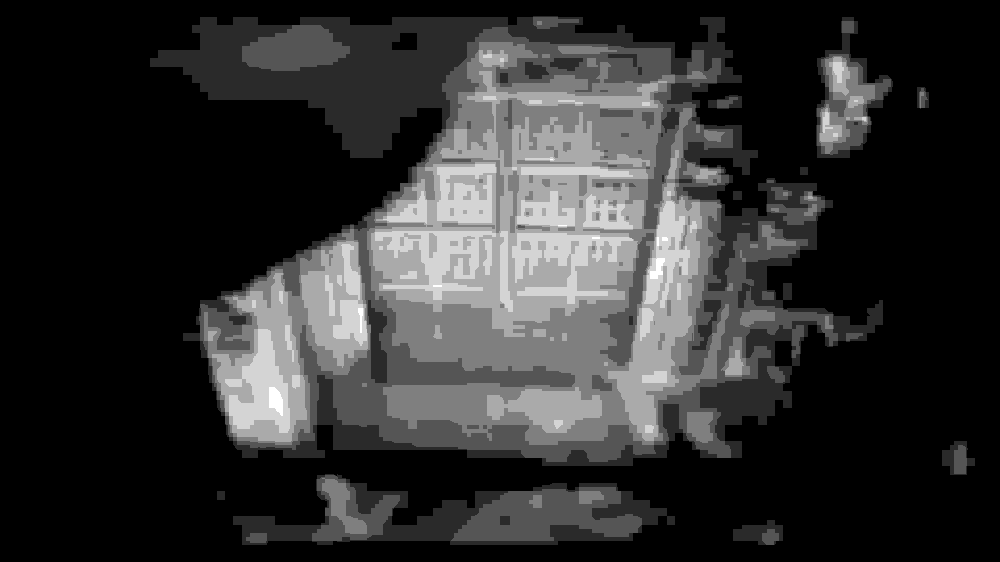
#> input picture temp/frames/frame_00000.png, 1000 x 562 px, shrunk from 1920 x 1080 before the run
$ python dwt.py
#> lines starting #> are read from the running program, lines starting #| are printed output that depends on the picture
#> in load_frame, image is the input picture: shape (562, 1000, 3); min 0, max 6, mean 1.13
### modules/transform/wavelet_utils.py
"""
------------------------------------------------------------
StegaFusion Wavelet Utilities
------------------------------------------------------------
Provides reusable functions for Haar DWT and visualization.

Author      : Yashwanth Gowda M
Version     : 1.0.0
------------------------------------------------------------
"""

from pathlib import Path

import cv2
import numpy as np
import pywt


# ==========================================================
# APPLY HAAR DWT
# ==========================================================

def apply_dwt(channel: np.ndarray):
    """
    Apply one-level Haar DWT.

    Args:
        channel: Single-channel image

    Returns:
        Dictionary containing LL, LH, HL and HH bands.
    """

    LL, (LH, HL, HH) = pywt.dwt2(channel, "haar")
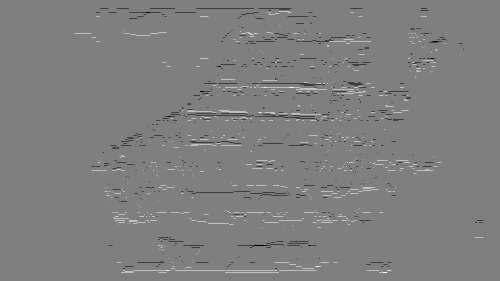
#> LH: shape (281, 500) float64; min -2, max 2, mean -0.00162; drawn with min black and max white
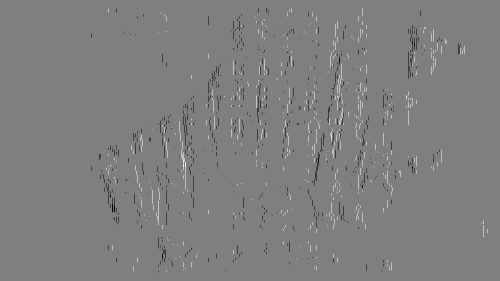
#> HL: shape (281, 500) float64; min -2, max 2, mean -0.00211; drawn with min black and max white
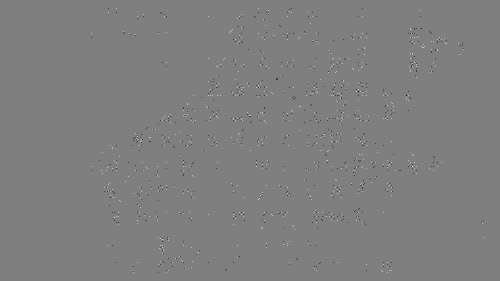
#> HH: shape (281, 500) float64; min -1, max 1, mean -6.76e-05; drawn with min black and max white

    return {
        "LL": LL,
        "LH": LH,
        "HL": HL,
        "HH": HH
    }
# ==========================================================
# APPLY INVERSE DWT
# ==========================================================

# [26 lines left out: function apply_inverse_dwt, not called in this run]

# ==========================================================
# NORMALIZE BAND
# ==========================================================

def normalize_band(band: np.ndarray):

    normalized = cv2.normalize(
        band,
        None,
        0,
        255,
        cv2.NORM_MINMAX
    )

    return normalized.astype(np.uint8)


# ==========================================================
# SAVE BAND
# ==========================================================

def save_band(band: np.ndarray, path: Path):

    cv2.imwrite(str(path), normalize_band(band))

### modules/transform/dwt.py
"""
------------------------------------------------------------
StegaFusion DWT Module
------------------------------------------------------------
Applies one-level Haar DWT to the Blue channel of a video frame.

Author      : Yashwanth Gowda M
Version     : 1.0.0
------------------------------------------------------------
"""

from pathlib import Path

import cv2
import numpy as np

from config.config import PathConfig
from modules.transform.wavelet_utils import (
    apply_dwt,
    save_band
)


# ==========================================================
# LOAD FRAME
# ==========================================================

def load_frame(frame_path: Path) -> np.ndarray:
    """
    Load an image frame.

    Args:
        frame_path (Path): Path to frame image.

    Returns:
        numpy.ndarray
    """

    image = cv2.imread(str(frame_path))

    if image is None:
        raise FileNotFoundError(
            f"Unable to load frame: {frame_path}"
        )

    return image


# ==========================================================
# SPLIT RGB CHANNELS
# ==========================================================

def split_channels(image: np.ndarray):
    """
    Split image into Blue, Green and Red channels.
    """

    blue, green, red = cv2.split(image)

    return blue, green, red


# ==========================================================
# MAIN
# ==========================================================

if __name__ == "__main__":

    print("=" * 70)
    print("StegaFusion Haar DWT Test")
    print("=" * 70)

    # Load first extracted frame
    frame_path = PathConfig.FRAME_DIR / "frame_00000.png"

    image = load_frame(frame_path)

    blue, green, red = split_channels(image)

    # Apply Haar DWT
    bands = apply_dwt(blue)
#> bands = 4 items

    # Create output directory
    dwt_output = PathConfig.TEMP_DIR / "dwt"
    dwt_output.mkdir(parents=True, exist_ok=True)

    # Save all bands
    for band_name, band in bands.items():

        save_path = dwt_output / f"{band_name}.png"

        save_band(
            band,
            save_path
        )

        print(
            f"{band_name:<3} "
            f"Shape: {band.shape} "
            f"Saved: {save_path.name}"
        )
#> this loop made 4 passes
#> band_name on passes 1 to 4: 'LL', 'LH', 'HL', 'HH'
#| LL  Shape: (281, 500) Saved: LL.png
#| LH  Shape: (281, 500) Saved: LH.png
#| HL  Shape: (281, 500) Saved: HL.png
#| HH  Shape: (281, 500) Saved: HH.png

    print()
    print("Haar DWT Completed Successfully!")

$ run again, with temp/frames/frame_00004.png copied over temp/frames/frame_00000.png
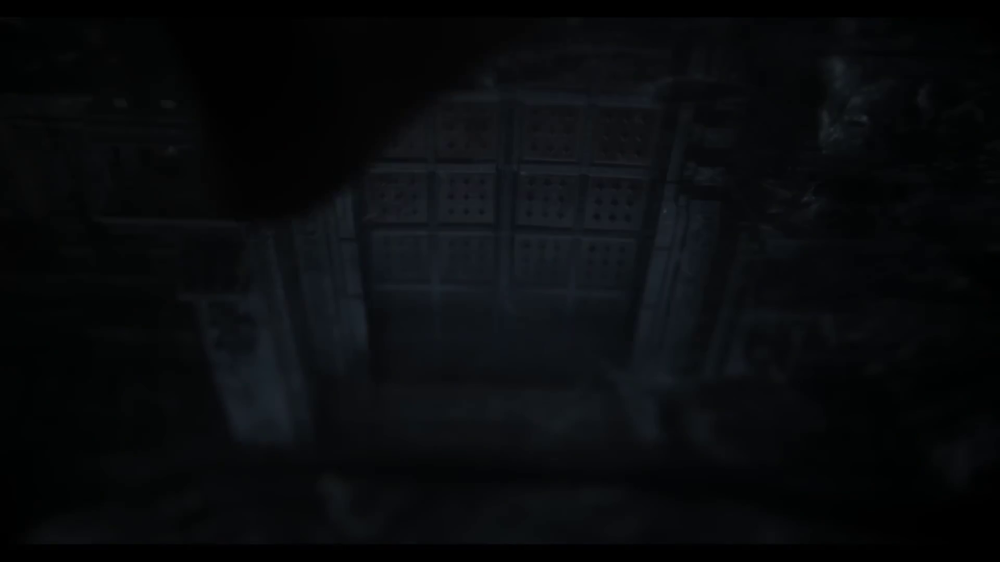
#> input picture temp/frames/frame_00004.png, 1000 x 562 px, shrunk from 1920 x 1080 before the run
#> in load_frame, image is the input picture: shape (562, 1000, 3); mean B, G, R 12.7, 10.6, 8.7
#> in apply_dwt, `LL, (LH, HL, HH) = pywt.dwt2(channel, "haar")`:
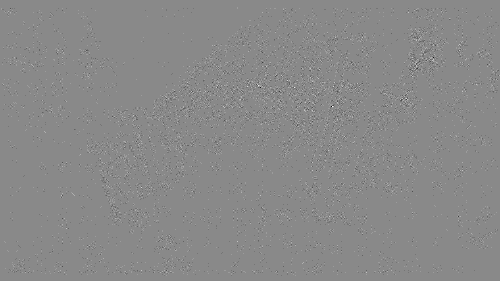
#> HH: shape (281, 500) float64; min -3.5, max 3, mean -0.000281; drawn with min black and max white
#> bands = 4 items
#> the loop `for band_name, band in bands.items(): ` made 4 passes
#> band_name on passes 1 to 4: 'LL', 'LH', 'HL', 'HH'
#> (printed output is left out)
#> pass 1, in normalize_band, `normalized = cv2.normalize( band, None, 0, 255, cv2.NORM_MINMAX )`:
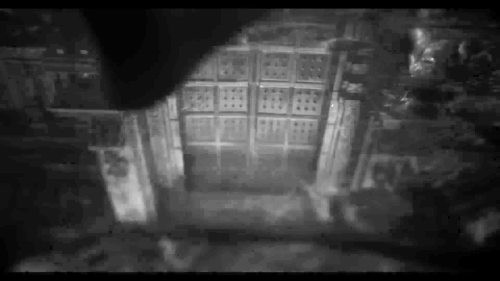
#> normalized: shape (281, 500) float64; min 0, max 255, mean 59.3

$ run again, with temp/frames/frame_00007.png copied over temp/frames/frame_00000.png
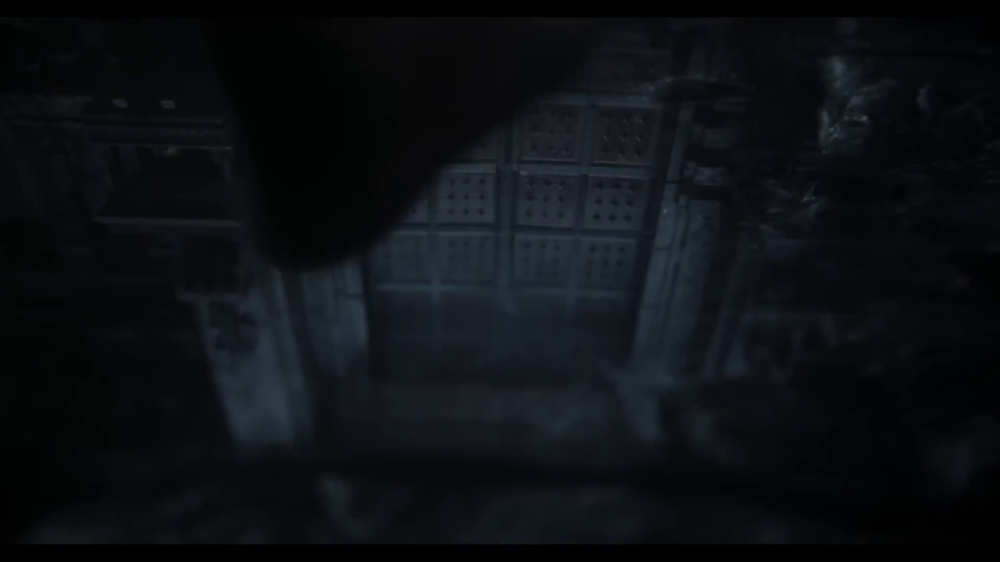
#> input picture temp/frames/frame_00007.png, 1000 x 562 px, shrunk from 1920 x 1080 before the run
#> in load_frame, image is the input picture: shape (562, 1000, 3); mean B, G, R 19.4, 15.4, 12.6
#> in apply_dwt, `LL, (LH, HL, HH) = pywt.dwt2(channel, "haar")`:
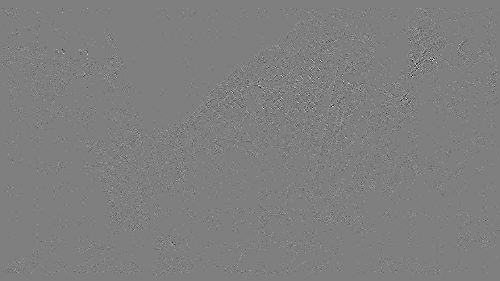
#> HH: shape (281, 500) float64; min -5, max 5, mean 0.000416; drawn with min black and max white
#> bands = 4 items
#> the loop `for band_name, band in bands.items(): ` made 4 passes
#> band_name on passes 1 to 4: 'LL', 'LH', 'HL', 'HH'
#> (printed output is left out)
#> pass 1, in normalize_band, `normalized = cv2.normalize( band, None, 0, 255, cv2.NORM_MINMAX )`:
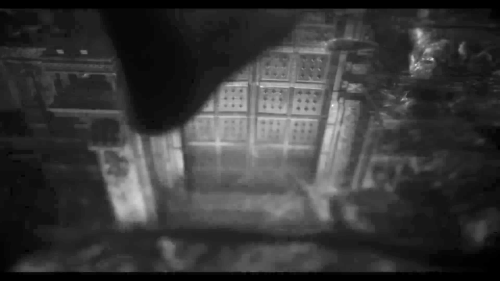
#> normalized: shape (281, 500) float64; min 0, max 255, mean 56.8
